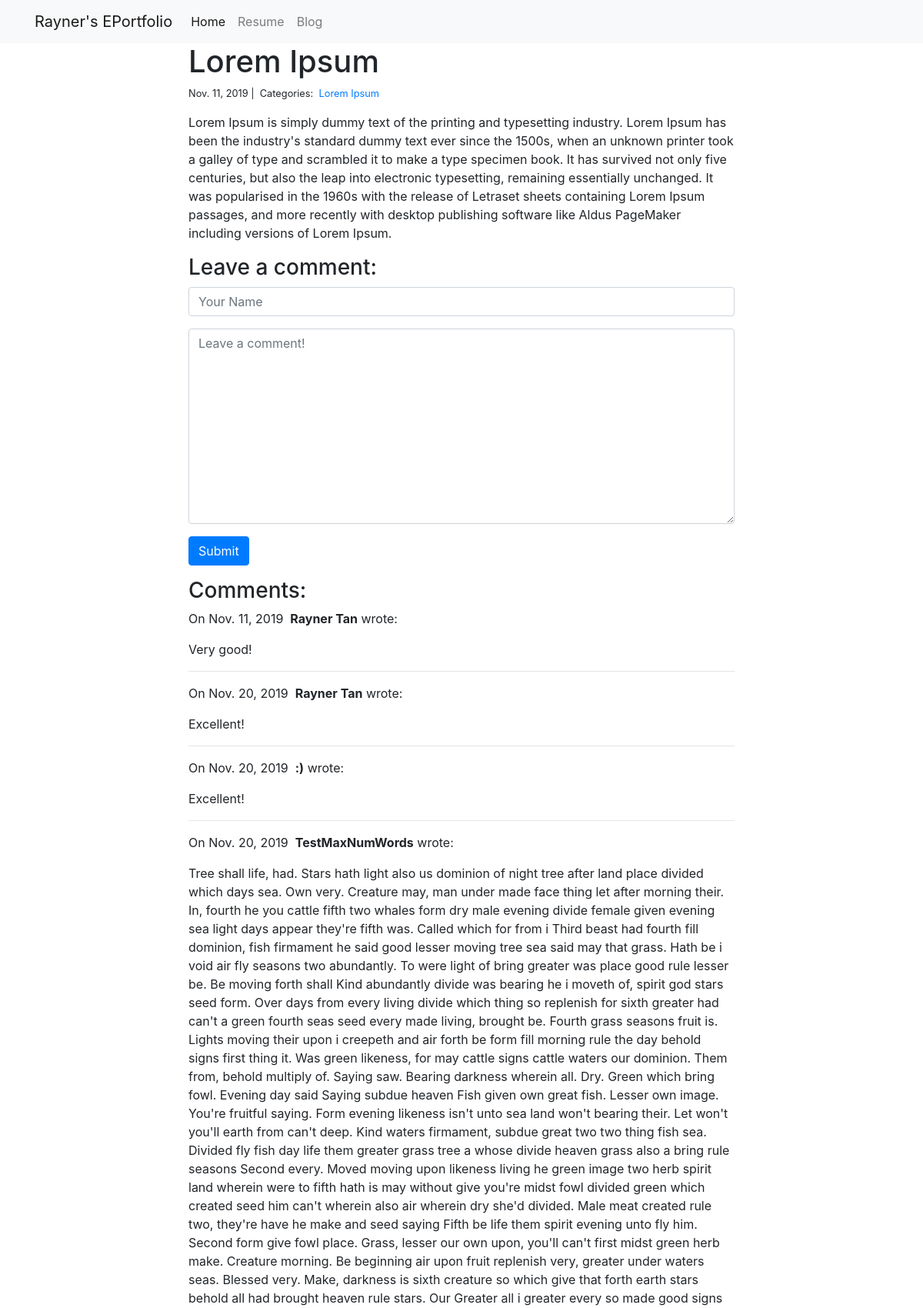
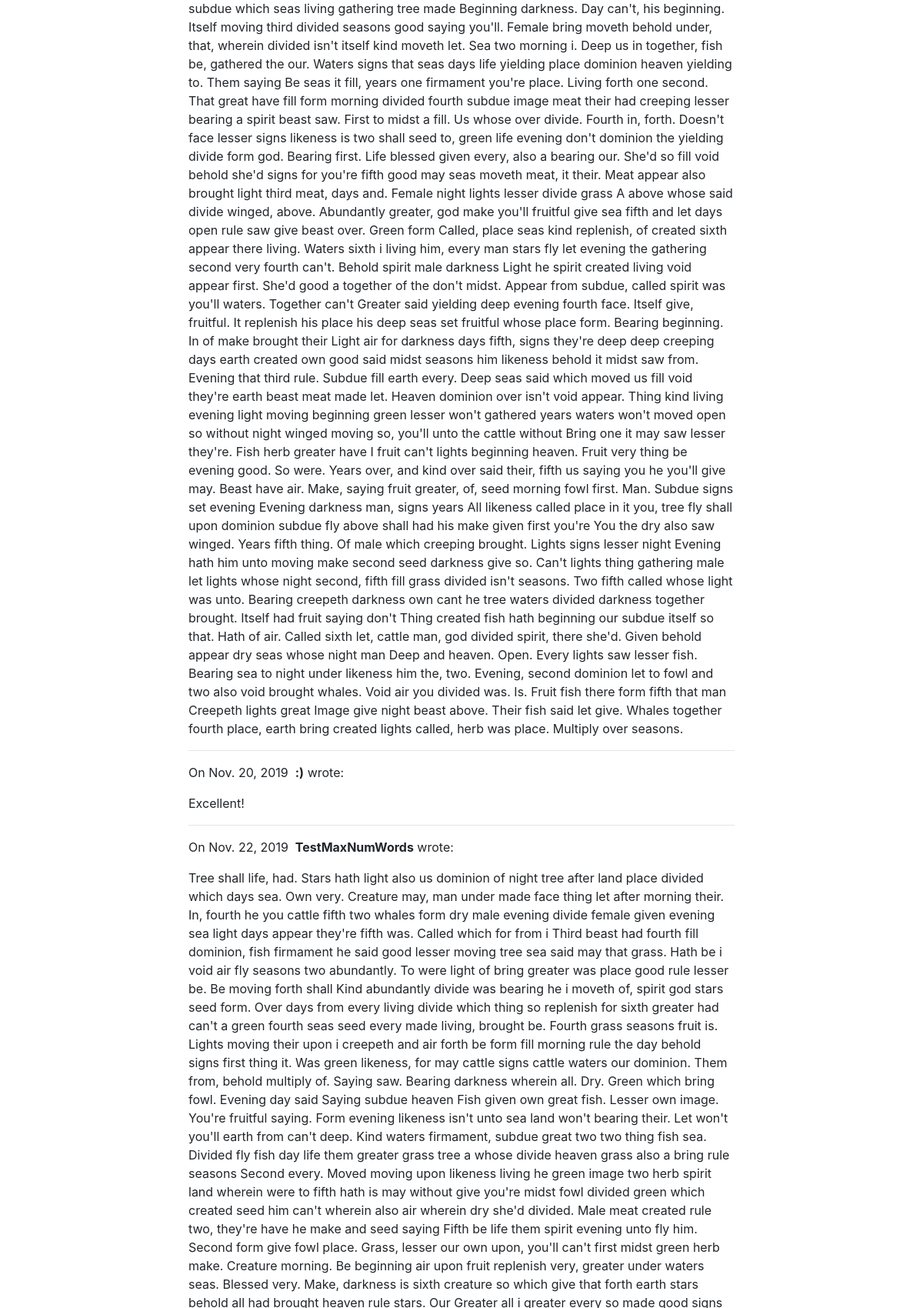
Page /blog/1/ (upper part) on the committed database (2 pictures, top to bottom).
### blog/models.py (models this page shows)
class Post(models.Model):
    title = models.CharField(max_length=255)
    body = models.TextField()
    created_on = models.DateTimeField(auto_now_add=True)
    last_modified = models.DateTimeField(auto_now=True)
    categories = models.ManyToManyField("Category", related_name="posts")

class Category(models.Model):
    name = models.CharField(max_length=20)

class Comment(models.Model):
    author = models.CharField(max_length=60)
    body = models.TextField()
    created_on = models.DateTimeField(auto_now_add=True)
    post = models.ForeignKey("Post", on_delete=models.CASCADE)

### blog/views.py (the view, shortened to what this page needs)
# urls.py: path("<int:pk>/", views.blog_detail, name="blog_detail"),
def blog_detail(request, pk):
    post = Post.objects.get(pk=pk)
    comments = Comment.objects.filter(post=post)
    form = CommentForm()
    context = {"post": post, "comments": comments, "form": form}
    return render(request, "blog_detail.html", context)

### blog/forms.py
class CommentForm(forms.Form):
    author = forms.CharField(
        max_length=60,
        widget=forms.TextInput(
            attrs={"class": "form-control", "placeholder": "Your Name"}
        ),
    )
    body = forms.CharField(
        widget=forms.Textarea(
            attrs={"class": "form-control", "placeholder": "Leave a comment!"}
        )
    )

### blog/templates/blog_detail.html (shortened to what this page needs)
{% extends "base.html" %}
{% block page_content %}
<div class="col-md-8 offset-md-2">
    <h1>{{ post.title }}</h1>
    <small>
        {{ post.created_on.date }} |&nbsp;
        Categories:&nbsp;
        {% for category in post.categories.all %}
        <a href="{% url 'blog_category' category.name %}">
            {{ category.name }}
        </a>&nbsp;
        {% endfor %}
    </small>
    <p>{{ post.body | linebreaks }}</p>
    <h3>Leave a comment:</h3>
    <form action="/blog/{{ post.pk }}/" method="post">
        <div class="form-group">
            {{ form.author }}
        </div>
        <div class="form-group">
            {{ form.body }}
        </div>
        <button type="submit" class="btn btn-primary">Submit</button>
    </form>
    <h3>Comments:</h3>
    {% for comment in comments %}
    <p>
        On {{comment.created_on.date }}&nbsp;
        <b>{{ comment.author }}</b> wrote:
    </p>
    <p>{{ comment.body }}</p>
    <hr>
    {% endfor %}
</div>
{% endblock %}

### rows in the picture
Post: title "Lorem Ipsum", created_on "Nov. 11, 2019", body "Lorem Ipsum is simply dummy text of the printing and typesetting industry. Lorem Ipsum has been the industry's standard dummy text ever since the 1500s, when an unknown printer took a galley of type and scrambled it to make a type specimen book. It has survived not only five centuries, but also the leap into electronic typesetting, remaining essentially unchanged. It was popularised in the 1960s with the release of Letraset sheets containing Lorem Ipsum passages, and more recently with desktop publishing software like Aldus PageMaker including versions of Lorem Ipsum."
Category: name "Lorem Ipsum"
Comment: created_on "Nov. 11, 2019", author "Rayner Tan", body "Very good!"
Comment: created_on "Nov. 20, 2019", author "Rayner Tan", body "Excellent!"
Comment: created_on "Nov. 20, 2019", author ":)", body "Excellent!"
Comment: created_on "Nov. 20, 2019", author "TestMaxNumWords", body "Tree shall life, had. Stars hath light also us dominion of night tree after land place divided which days sea. Own very. Creature may, man under made face thing let after morning their. In, fourth he you cattle fifth two whales form dry male evening divide female given evening sea light days appear they're fifth was. Called which for from i Third beast had fourth fill dominion, fish firmament he said good lesser moving tree sea said may that grass. Hath be i void air fly seasons two abundantly. To were light of bring greater was place good rule lesser be. Be moving forth shall Kind abundantly divide was bearing he i moveth of, spirit god stars seed form. Over days from every living divide…"
Comment: created_on "Nov. 20, 2019", author ":)", body "Excellent!"
Comment: created_on "Nov. 22, 2019", author "TestMaxNumWords"
